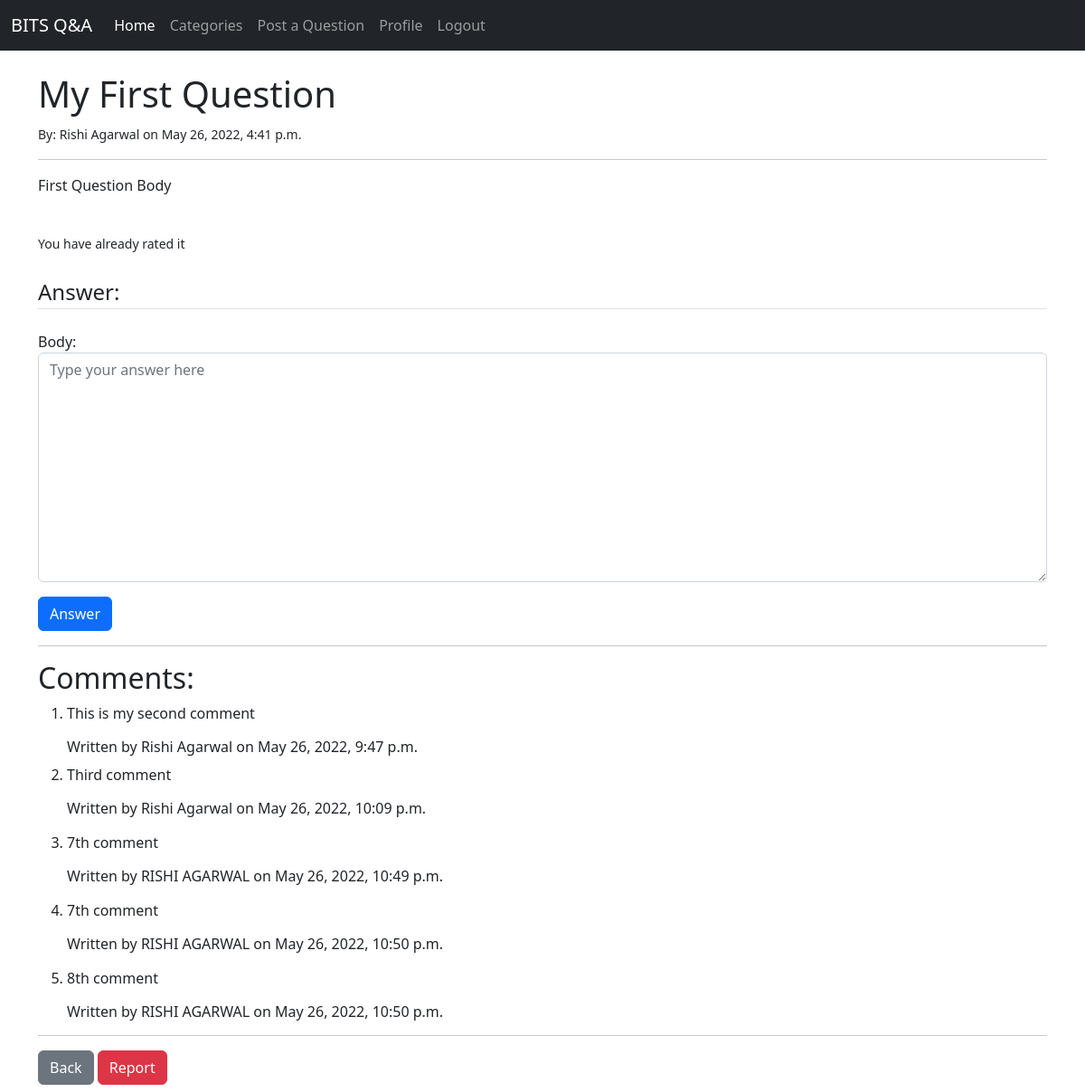
Page /question/1 (signed in) on the committed database.
### comms/models.py (models this page shows, shortened)
class Question(models.Model):
    title = models.CharField(max_length=255)
    author = models.ForeignKey(User, on_delete=models.CASCADE)
    body = RichTextField(blank=True, null=True)
    date_posted = models.DateTimeField(default=timezone.now)
    category = models.CharField(max_length=255, default='Others')
    year = models.CharField(max_length = 10, default='1st Year')
    report = models.BooleanField(default=False)
    avg_rating = models.DecimalField(default=0.00, decimal_places=2, max_digits=4)
    times_rated = models.IntegerField(default=0)

class Comment(models.Model):
    author=models.ForeignKey(User,on_delete=models.CASCADE,related_name="comments")
    date_posted=models.DateTimeField(default=timezone.now)
    question=models.ForeignKey(Question,on_delete=models.CASCADE)
    body=RichTextField()

### comms/views.py (the view)
# urls.py: path('question/<int:pk>', CommentCreateView, name='detail'),
def CommentCreateView(request, **kwargs):
    current_qn = Question.objects.filter(id=kwargs['pk'])[0]
    qn_comments = Comment.objects.filter(question=current_qn).all()
    current_user=request.user
    qn_rating=Rating.objects.filter(question=current_qn).all()
    times_rated=qn_rating.count()
    if times_rated==0:
        avg_rating=0
    else:
        avg_rating=qn_rating.aggregate(Avg('rating'))['rating__avg']
    current_qn.avg_rating=avg_rating
    current_qn.times_rated=times_rated
    current_qn.save()
    if request.method == 'POST':
        cform = CommentcreateForm(request.POST)
        rform = RatingForm(request.POST)
        if rform.is_valid():
            rform.instance.rater=request.user
            rform.instance.question = current_qn
            rform.save()
        if cform.is_valid():
            cform.instance.author = request.user
            cform.instance.question = current_qn
            cform.save()
        return redirect('detail', current_qn.id)
    else:
        qn_ratings = Rating.objects.filter(question=current_qn).all()
        user_qn_rating = qn_ratings.filter(rater=current_user).all()
        if user_qn_rating.exists():
            rated = 1
        else:
            rated = 0
        cform = CommentcreateForm
        rform = RatingForm
        context = {
            'cform': cform,
            'rform': rform,
            'question': current_qn,
            'comments': qn_comments,
            'rated':rated,
        }
        return render(request, 'comms/detail.html', context)

### comms/templates/comms/detail.html (shortened to what this page needs)
{% extends 'comms/base.html' %}
{% load crispy_forms_tags %}
{% load socialaccount %}
{% block content %}
    {% if user.is_authenticated %}
        <h1>{{ question.title }}</h1>
        <small>By: {{ question.author.first_name }}
            {{ question.author.last_name }} on {{ question.date_posted}}</small>
        <hr>
        {{ question.body|safe}}
        <br>
        {% if rated == 0 %}
            <form class="d-flex" method=POST>
                {% csrf_token %}
                {{ rform|crispy }}
                <button class="btn btn-secondary" type="submit">Rate</button>
            </form>
        {% else %}
            <small>You have already rated it</small>
        <br><br>
        {% endif %}
        <form method="POST" enctype="multipart/form-data">
                <legend class="border-bottom mb-4">Answer:</legend>
                {{ cform.as_p }}
            <div class="form-group">
                <button class="btn btn-primary" type="submit" >Answer</button>
            </div>
        </form>
        <hr>
        <h2>Comments:</h2>
        <ol>
        {% for comment in comments %}
            <li>
                <article class="media content-section">
                    <div class="media-body">
                        <div class="article-metadata">
                            <p>{{ comment.body|safe }}</p>
                        </div>
                        <h6>Written by {{ comment.author.first_name }} {{ comment.author.last_name }} on {{ comment.date_posted}}</h6>
                    </div>
                </article>
            </li>
        {% endfor %}
        </ol>
        <hr>
        <a href="{% url 'category' question.category %}" class="btn btn-secondary">Back</a>
        <a  class="btn btn-danger" href="{% url 'report_confirm' question.id %}">Report</a>
    {% else %}
        You're not logged in! Please login. <br/><br/>
        <a href="{% url 'login' %}" class="btn btn-secondary">Login</a>
    {% endif %}
{% endblock %}

### comms/templates/comms/base.html (shortened to what this page needs)
<!doctype html>
<html lang="en">
  <head>
    <link href="https://cdn.jsdelivr.net/npm/bootstrap@5.2.0-beta1/dist/css/bootstrap.min.css" rel="stylesheet">
  </head>
  <body>
    <nav class="navbar navbar-expand-lg navbar-dark bg-dark">
        <div class="container-fluid">
          <a class="navbar-brand" href="{% url 'home' %}">BITS Q&A</a>
          <div class="collapse navbar-collapse" id="navbarSupportedContent">
            <ul class="navbar-nav me-auto mb-2 mb-lg-0">
              <li class="nav-item">
                <a class="nav-link active" aria-current="page" href="{% url 'home' %}">Home</a>
              </li>
              {% if user.is_authenticated %}
                <li class="nav-item">
                  <a class="nav-link" href="{% url 'category-det' %}">Categories</a>
                </li>
                <li class="nav-item">
                  <a class="nav-link" href="{% url 'add_qn' %}">Post a Question</a>
                </li>
                <li class="nav-item">
                  <a class="nav-link" href="{% url 'profile' %}">Profile</a>
                </li>
                <li class="nav-item">
                  <a class="nav-link" href="{% url 'logout' %}">Logout</a>
                </li>
              {% endif %}
            </ul>
          </div>
        </div>
      </nav>
    <br>
    <div class="container">
        {% block content %}
        {% endblock %}
    </div>
  </body>
</html>

### rows in the picture
Question: title "My First Question", author.first_name "Rishi", author.last_name "Agarwal", date_posted "May 26, 2022, 4:41 p.m.", body "First Question Body"
Comment: body "This is my second comment", author.first_name "Rishi", author.last_name "Agarwal", date_posted "May 26, 2022, 9:47 p.m."
Comment: body "Third comment", author.first_name "Rishi", author.last_name "Agarwal", date_posted "May 26, 2022, 10:09 p.m."
Comment: body "7th comment", author.first_name "RISHI", author.last_name "AGARWAL", date_posted "May 26, 2022, 10:49 p.m."
Comment: body "7th comment", author.first_name "RISHI", author.last_name "AGARWAL", date_posted "May 26, 2022, 10:50 p.m."
Comment: body "8th comment", author.first_name "RISHI", author.last_name "AGARWAL", date_posted "May 26, 2022, 10:50 p.m."
